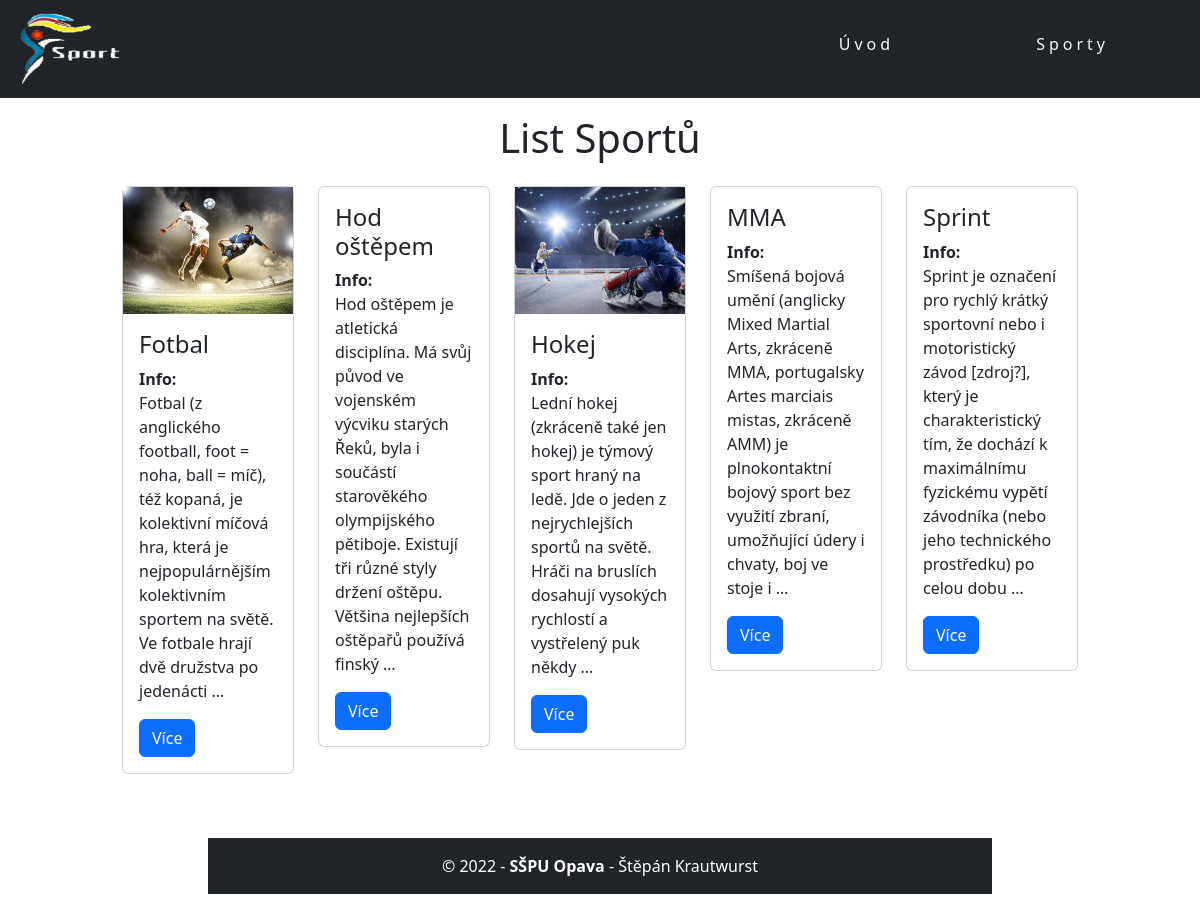
The page /sports/sporty/ on the database its author committed.
### sports/models.py (models this page shows, shortened)
class Sporty(models.Model):
    nazev_sportu = models.CharField(max_length=45, verbose_name="Název sportu")
    OBDOBI = (
        ("jaro", "Jaro"),
        ("leto", "Léto"),
        ("podzim", "Podzim"),
        ("zima", "Zima")
    )
    obdobi = models.CharField(max_length=10, choices=OBDOBI, verbose_name="Roční období")
    historie = models.TextField(verbose_name="Historie sportu")
    udalosti = models.ManyToManyField(Udalost, verbose_name="Událost")
    obrazek = models.ImageField(upload_to=sportPath, null=True, blank=True, verbose_name='Obrázky')
    class Meta:
        ordering = ['nazev_sportu']

### sports/views.py (the view)
# urls.py: path('sporty/', views.sportListView.as_view(), name='sporty'),
class sportListView(ListView):
    model=Sporty
    context_object_name = 'sporty'
    template_name = 'sporty.html'

### sports/templates/sporty.html
{%extends 'base.html'%}
{%block content%}
     <div class="container-fluid">
    <div class="row">
    <h1 class="text-center py-3">List Sportů</h1>
      <div class="col-xl-1"></div>
 {%for sport in sporty%}
     <div class="col-xl-2 mb-5">
      <div class="card">
        <img src="{{ sport.obrazek.url }}" class="img-fluid ${3|rounded-top,rounded-right,rounded-bottom,rounded-left,rounded-circle,|}" alt="">
        <div class="card-body">
          <h4 class="card-title">{{ sport.nazev_sportu }}</h4>
            <b>Info:</b>
          <p class="card-text">
            {{ sport.historie|truncatewords:30 }}
          </p>
          <a href="{% url 'sporty_detail' sport.pk %}" class="btn btn-primary">Více</a>
        </div>
      </div>
    </div>
    {% endfor %}
     <div class="col-xl-1"></div>
       </div>
     </div>
{%endblock%}

### rows shown on the page
Sporty: obrazek (picture), nazev_sportu "Fotbal", historie "Fotbal (z anglického football, foot = noha, ball = míč), též kopaná, je kolektivní míčová hra, která je nejpopulárnějším kolektivním sportem na světě. Ve fotbale hrají dvě družstva po jedenácti …"
Sporty: nazev_sportu "Hod oštěpem", historie "Hod oštěpem je atletická disciplína. Má svůj původ ve vojenském výcviku starých Řeků, byla i součástí starověkého olympijského pětiboje. Existují tři různé styly držení oštěpu. Většina nejlepších oštěpařů používá finský …"
Sporty: obrazek (picture), nazev_sportu "Hokej", historie "Lední hokej (zkráceně také jen hokej) je týmový sport hraný na ledě. Jde o jeden z nejrychlejších sportů na světě. Hráči na bruslích dosahují vysokých rychlostí a vystřelený puk někdy …"
Sporty: nazev_sportu "MMA", historie "Smíšená bojová umění (anglicky Mixed Martial Arts, zkráceně MMA, portugalsky Artes marciais mistas, zkráceně AMM) je plnokontaktní bojový sport bez využití zbraní, umožňující údery i chvaty, boj ve stoje i …"
Sporty: nazev_sportu "Sprint", historie "Sprint je označení pro rychlý krátký sportovní nebo i motoristický závod [zdroj?], který je charakteristický tím, že dochází k maximálnímu fyzickému vypětí závodníka (nebo jeho technického prostředku) po celou dobu …"
